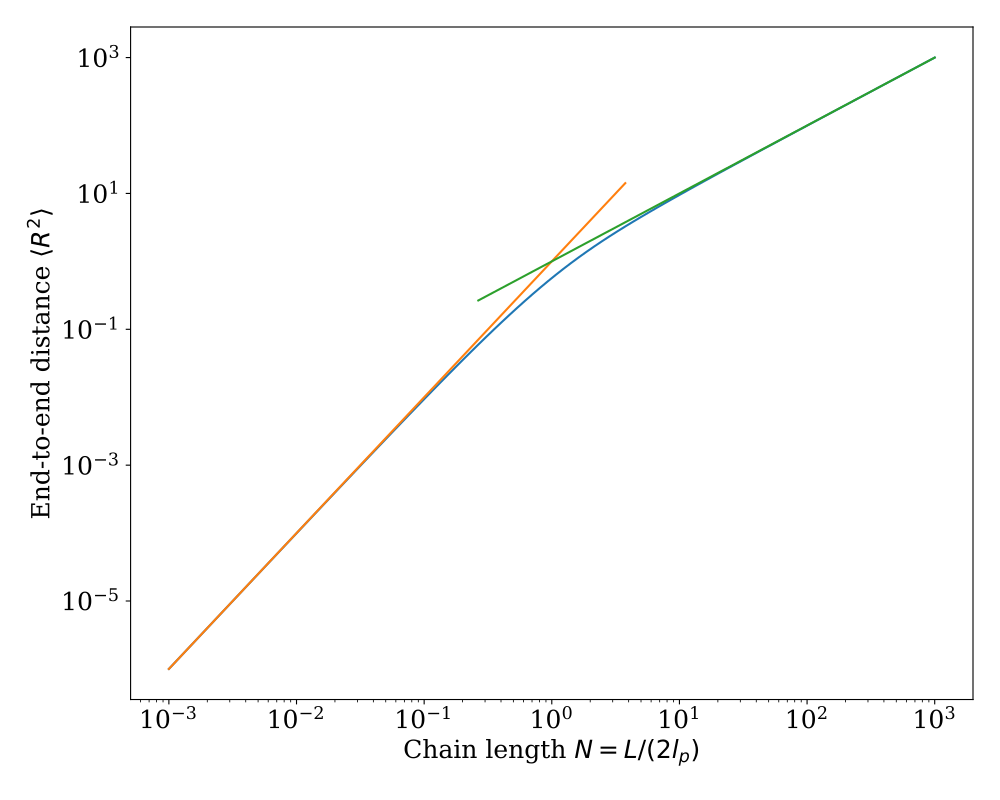

Here is the Python script that generated this plot:
import matplotlib.pyplot as plt
import numpy as np
from wlcstat.wlcave import *

num_pts = 100
length_kuhn_0 = 1e-3
length_kuhn_f = 1e3
length_kuhn = np.logspace(np.log10(length_kuhn_0), np.log10(length_kuhn_f), num_pts)
dimensions = 3
r2 = r2_ave(length_kuhn, dimensions)
r2short = length_kuhn ** 2
r2long = length_kuhn * 2 / (dimensions - 1)
plt.figure(figsize=(10,8))
font = {'family' : 'serif',
    'weight':'normal',
    'size': 18}
plt.rc('font', **font)
plt.loglog(length_kuhn, r2)
plt.loglog(length_kuhn[0:60], r2short[0:60])        # Short length asymptotic solution
plt.loglog(length_kuhn[40:100], r2long[40:100]) # Long length asymptotic solution
plt.xlabel(r'Chain length $N = L/(2l_{p})$')
plt.ylabel(r'End-to-end distance $\langle R^{2} \rangle$')
plt.tight_layout()
plt.show()
